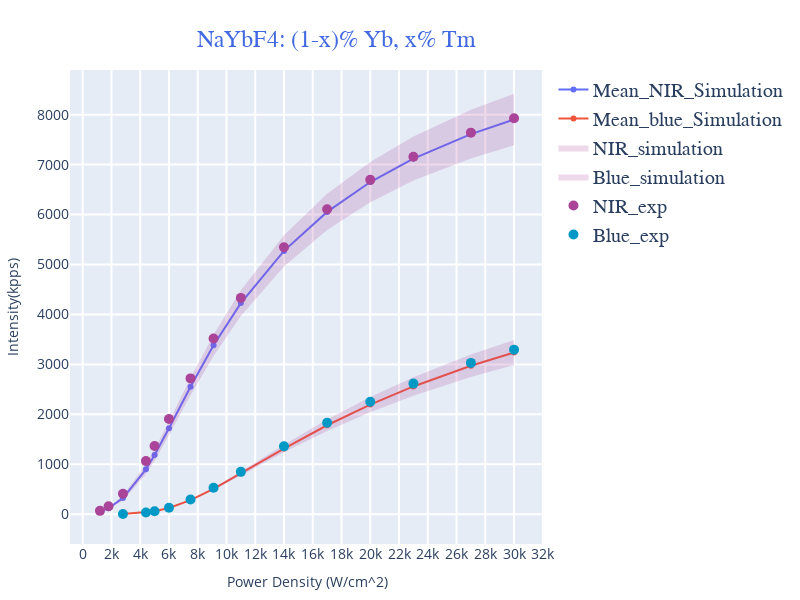

Source (notebook cell):
### Code cell
import json
fig = go.Figure()

# Add the main trace (mean curve)
fig.add_trace(go.Scatter(x=power[conc][0], y=nir_mean_values, mode='lines+markers', name='Mean_NIR_Simulation'))
fig.add_trace(go.Scatter(x=power[conc][1], y=blue_mean_values, mode='lines+markers', name='Mean_blue_Simulation'))

# Add the uncertainty shade trace
fig.add_trace(go.Scatter(
    x=power[conc][0] + power[conc][0][::-1],
    y=[i+j for i, j in zip(nir_mean_values,nir_std_values)] + [i-j for i, j in zip(nir_mean_values,nir_std_values)][::-1],
    fill='toself',
    fillcolor='rgba(170, 68, 153, 0.2)',
    line=dict(color='rgba(255,255,255,0)'),
    name='NIR_simulation'
))

fig.add_trace(go.Scatter(
    x=power[conc][1] + power[conc][1][::-1],
    y=[i+j for i, j in zip(blue_mean_values,blue_std_values)] + [i-j for i, j in zip(blue_mean_values,blue_std_values)][::-1],
    fill='toself',
    fillcolor='rgba(170, 68, 153, 0.2)',
    line=dict(color='rgba(255,255,255,0)'),
    name='Blue_simulation'
))

# exp_blue_total = [4.5*10**3, 5.7*10**3, 5.5*10**3, 3.5*10**3, 2*10**3, 1.2*10**3, 0.6*10**3]
# exp_NIR = [5*10**3, 8.5*10**3, 6.6*10**3, 7.5*10**3, 6*10**3, 5.5*10**3, 0.6*10**3]
# exp_sum = [i+j for i, j in zip(exp_blue_total, exp_NIR)]


# exp_sum = [i+j for i, j in zip(exp_blue_total, exp_NIR)]

# print(int(min(min(blue_mean_values)) / 1e3),
#                             int(max(max(blue_mean_values)) / 1e3) + 1)

# y_ticks = [i for i in range(int(min(blue_mean_values) / 1e3),
#                             int(max(blue_mean_values) / 1e3) + 1)]

# y_ticks = [i for i in range(int(min(min(exp_sum), min(blue_total_values)) / 1e3),
#                             int(max(max(exp_sum), max(blue_total_values)) / 1e3) + 1)]

# fig.update_yaxes(tickvals=[tick * 1e3 for tick in y_ticks],
#                  ticktext=[f"{tick} × 10^3" for tick in y_ticks])


fig.update_xaxes(title_font=dict(size=18, color='black'),tickfont=dict(size=14),showgrid=True, gridwidth=2, gridcolor='white', dtick=2000)
fig.update_yaxes(title_font=dict(size=18, color='black'),tickfont=dict(size=14),showgrid=True, gridwidth=2, gridcolor='white')

# ... Your existing layout and formatting ...

fig.update_layout(
    title_text='NaYbF4: (1-x)% Yb, x% Tm',  # Main Title
    title_font=dict(size=24, family="Arial, sans-serif", color='royalblue'),
    width=800, height=600,
    xaxis_title='Power Density (W/cm^2)',
    yaxis_title='Intensity(kpps)',
    title_x=0.42,  # Center the main title
    title_y=0.95,  # Adjust the vertical position of the main title
    showlegend=True, margin=dict(l=20, r=20, b=20, t=70),
    legend=dict(
        font=dict(
            size=20,
            family="Arial, sans-serif"
        )
    )
)

with open(f'./../synthetic_data/syn_{conc}.json', 'r') as f:
    loaded_json_data = f.read()
loaded_data = json.loads(loaded_json_data)
exp_blue_total = loaded_data.get('blue', [])
exp_NIR = loaded_data.get('NIR', [])
fig.add_trace(go.Scatter(x= power[conc][0], y= exp_NIR, mode='markers', name='NIR_exp', marker=dict(color='rgb(170, 68, 153)', size=10)))
fig.add_trace(go.Scatter(x= power[conc][1], y= exp_blue_total, mode='markers', name='Blue_exp', marker=dict(color='#0099C6', size=10)))

# Show the plot
fig.show()
# print('hihi')

### Figure 1 — Plotly figure (JSON) as saved in the notebook; plotly's stock layout.template omitted (floating-point values rounded to 4 significant figures)
{"data": [{"mode": "lines+markers", "name": "Mean_NIR_Simulation", "type": "scatter", "x": [1200, 1800, 2800, 4400, 5000, 6000, 7500, 9100, 11000, 14000, 17000, 20000, 23000, 27000, 30000], "y": [50.44, 121.1, 324.1, 899.5, 1187.0, 1720.0, 2554.0, 3382.0, 4227.0, 5273.0, 6053.0, 6651.0, 7121.0, 7610.0, 7903.0]}, {"mode": "lines+markers", "name": "Mean_blue_Simulation", "type": "scatter", "x": [2800, 4400, 5000, 6000, 7500, 9100, 11000, 14000, 17000, 20000, 23000, 27000, 30000], "y": [4.864, 34.45, 59.65, 125.7, 282.4, 508.0, 816.0, 1316.0, 1782.0, 2196.0, 2559.0, 2972.0, 3238.0]}, {"fill": "toself", "fillcolor": "rgba(170, 68, 153, 0.2)", "line": {"color": "rgba(255,255,255,0)"}, "name": "NIR_simulation", "type": "scatter", "x": [1200, 1800, 2800, 4400, 5000, 6000, 7500, 9100, 11000, 14000, 17000, 20000, 23000, 27000, 30000, 30000, 27000, 23000, 20000, 17000, 14000, 11000, 9100, 7500, 6000, 5000, 4400, 2800, 1800, 1200], "y": [59.69, 142.1, 373.3, 999.6, 1303.0, 1859.0, 2727.0, 3594.0, 4483.0, 5587.0, 6415.0, 7054.0, 7562.0, 8096.0, 8419.0, 7386.0, 7124.0, 6680.0, 6247.0, 5691.0, 4959.0, 3971.0, 3170.0, 2381.0, 1582.0, 1071.0, 799.4, 275.0, 100.1, 41.19]}, {"fill": "toself", "fillcolor": "rgba(170, 68, 153, 0.2)", "line": {"color": "rgba(255,255,255,0)"}, "name": "Blue_simulation", "type": "scatter", "x": [2800, 4400, 5000, 6000, 7500, 9100, 11000, 14000, 17000, 20000, 23000, 27000, 30000, 30000, 27000, 23000, 20000, 17000, 14000, 11000, 9100, 7500, 6000, 5000, 4400, 2800], "y": [5.239, 36.41, 62.46, 129.4, 289.0, 525.8, 853.7, 1391.0, 1896.0, 2347.0, 2744.0, 3197.0, 3489.0, 2987.0, 2747.0, 2374.0, 2044.0, 1667.0, 1241.0, 778.3, 490.3, 275.8, 122.0, 56.84, 32.49, 4.49]}, {"marker": {"color": "rgb(170, 68, 153)", "size": 10}, "mode": "markers", "name": "NIR_exp", "type": "scatter", "x": [1200, 1800, 2800, 4400, 5000, 6000, 7500, 9100, 11000, 14000, 17000, 20000, 23000, 27000, 30000], "y": [67.75, 159.8, 412.1, 1064.0, 1367.0, 1906.0, 2720.0, 3518.0, 4331.0, 5346.0, 6108.0, 6694.0, 7157.0, 7639.0, 7929.0]}, {"marker": {"color": "#0099C6", "size": 10}, "mode": "markers", "name": "Blue_exp", "type": "scatter", "x": [2800, 4400, 5000, 6000, 7500, 9100, 11000, 14000, 17000, 20000, 23000, 27000, 30000], "y": [4.178, 34.73, 61.59, 131.9, 296.8, 531.3, 848.6, 1360.0, 1832.0, 2251.0, 2616.0, 3030.0, 3296.0]}], "layout": {"height": 600, "legend": {"font": {"family": "Arial, sans-serif", "size": 20}}, "margin": {"b": 20, "l": 20, "r": 20, "t": 70}, "showlegend": true, "title": {"font": {"color": "royalblue", "family": "Arial, sans-serif", "size": 24}, "text": "NaYbF4: (1-x)% Yb, x% Tm", "x": 0.42, "y": 0.95}, "width": 800, "xaxis": {"dtick": 2000, "gridcolor": "white", "gridwidth": 2, "showgrid": true, "tickfont": {"size": 14}, "title": {"text": "Power Density (W/cm^2)"}}, "yaxis": {"gridcolor": "white", "gridwidth": 2, "showgrid": true, "tickfont": {"size": 14}, "title": {"text": "Intensity(kpps)"}}}}
